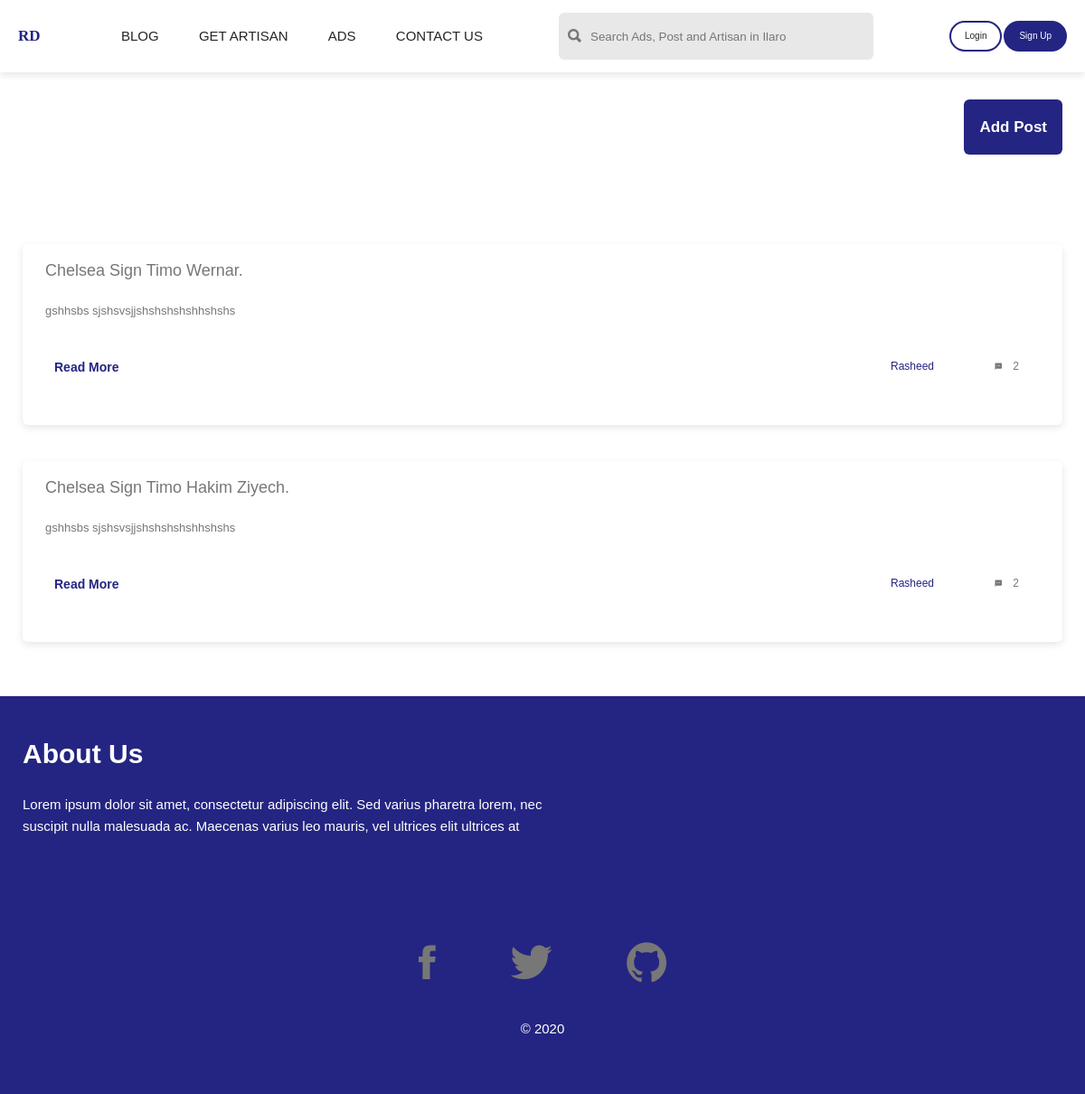
/blogs/, run on an earlier commit of the app's database.
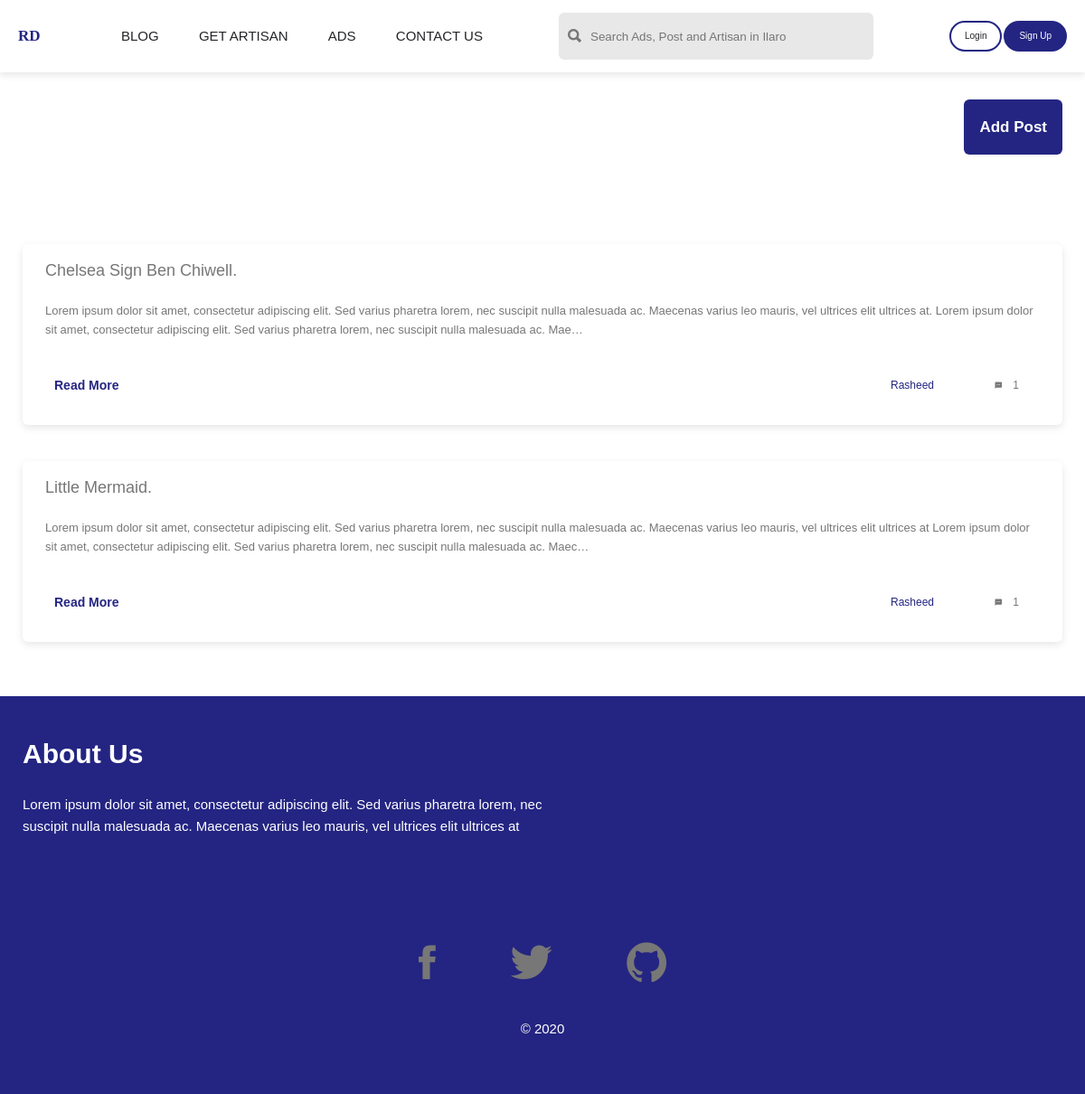
And on a later commit of the database.
### main/models.py (models this page shows)
class ForumPost(models.Model):
    id = models.UUIDField(primary_key=True, default=uuid.uuid4, editable=False)
    user = models.ForeignKey(MyUser, on_delete=models.CASCADE, null=True)
    title = models.CharField(max_length=100)
    body = models.TextField(max_length=10000)
    views = models.PositiveIntegerField(default=0)
    created_at = models.DateTimeField(auto_now_add=True)

### myAuth/models.py (models this page shows, shortened)
class MyUser(AbstractBaseUser):
    id = models.UUIDField(primary_key=True, default=uuid.uuid4, editable=False)
    email = models.EmailField(verbose_name="email", max_length=60, unique=True)
    date_joined = models.DateTimeField(
        verbose_name='date joined', auto_now_add=True)
    last_login = models.DateTimeField(verbose_name='last login', auto_now=True)
    is_admin = models.BooleanField(default=False)
    is_active = models.BooleanField(default=True)
    is_staff = models.BooleanField(default=False)
    is_superuser = models.BooleanField(default=False)
    fullname = models.CharField(max_length=60)
    phone = models.PositiveIntegerField()
    photo = models.ImageField(default="default.jpg")
    is_artisan = models.BooleanField(default=False)
    USERNAME_FIELD = 'email'
    REQUIRED_FIELDS = ['fullname', 'phone']
    objects = MyUserManager()
    def get_name(self):
        name = self.fullname.split(" ")[1]
        return name

### main/views.py (the view)
# urls.py: path("blogs/", blogs_view, name="blogs"),
def blogs_view(request):
    post = ForumPost.objects.all()
    paginator = Paginator(post, 4)
    page = request.GET.get('page')
    posts = paginator.get_page(page)
    for pos in post:
        comments = Comment.objects.filter(post=pos)
        conCount = comments.count()
    context = {
        "posts": posts,
        "count": conCount
    }
    return render(request, "blog/blogs.html", context)

### razboy/middwares.py (called while the page is built)
def open_access_middleware(get_response):
    def middleware(request):
        response = get_response(request)
        response["Access-Control-Allow-Origin"] = "*"
        response["Access-Control-Allow-Headers"] = "*"
        return response
    return middleware

### templates/blog/blogs.html (shortened to what this page needs)
{% extends 'base.html' %}
{% block r %}r{% endblock r %}
{% block content %}
<div style="width: 100%; height: 100px; margin-top: 30px; padding: 0 2.5rem;">
    <a href="{% url 'add_post_view' %}" class="top-btn">Add Post</a>
</div>
<section class="posts-container">
    <div class="row">
        {% for post in posts %}
        <div class="post_card" style="width: 100%; height: 20rem;">
            <div class="post_card-body">
                <h4 class="post_card-heading">
                    {{ post.title }}.
                </h4>
                <p class="post_card-text">
                    {{ post.body|truncatechars:300 }}
                </p>
                <div class="post_card-footer">
                    <a class="post_card-btn" href="{% url 'blog_details_view' post.id %}">Read More</a>
                    <div class="card-inner">
                        <p>{{ post.user.get_name }}</p>
                        <span class="post_comment_count">
                            <i class="ion-android-textsms"></i>
                            <p>{{ count }}</p>
                        </span>
                    </div>
                </div>
            </div>
        </div>
        {% endfor %}
    </div>
</section>
{% endblock content %}

What changed in the data, as far as the page shows it:
removed ForumPost: title "Chelsea Sign Timo Wernar", body "gshhsbs sjshsvsjjshshshshshhshshs", user.get_name "Rasheed", count "2"
removed ForumPost: title "Chelsea Sign Timo Hakim Ziyech", body "gshhsbs sjshsvsjjshshshshshhshshs", user.get_name "Rasheed", count "2"
added ForumPost: title "Chelsea Sign Ben Chiwell", body "Lorem ipsum dolor sit amet, consectetur adipiscing elit. Sed varius pharetra lorem, nec suscipit nulla malesuada ac. Maecenas varius leo mauris, vel ultrices elit ultrices at. Lorem ipsum dolor sit amet, consectetur adipiscing elit. Sed varius pharetra lorem, nec suscipit nulla malesuada ac. Mae…", user.get_name "Rasheed", count "1"
added ForumPost: title "Little Mermaid", body "Lorem ipsum dolor sit amet, consectetur adipiscing elit. Sed varius pharetra lorem, nec suscipit nulla malesuada ac. Maecenas varius leo mauris, vel ultrices elit ultrices at Lorem ipsum dolor sit amet, consectetur adipiscing elit. Sed varius pharetra lorem, nec suscipit nulla malesuada ac. Maec…", user.get_name "Rasheed", count "1"
